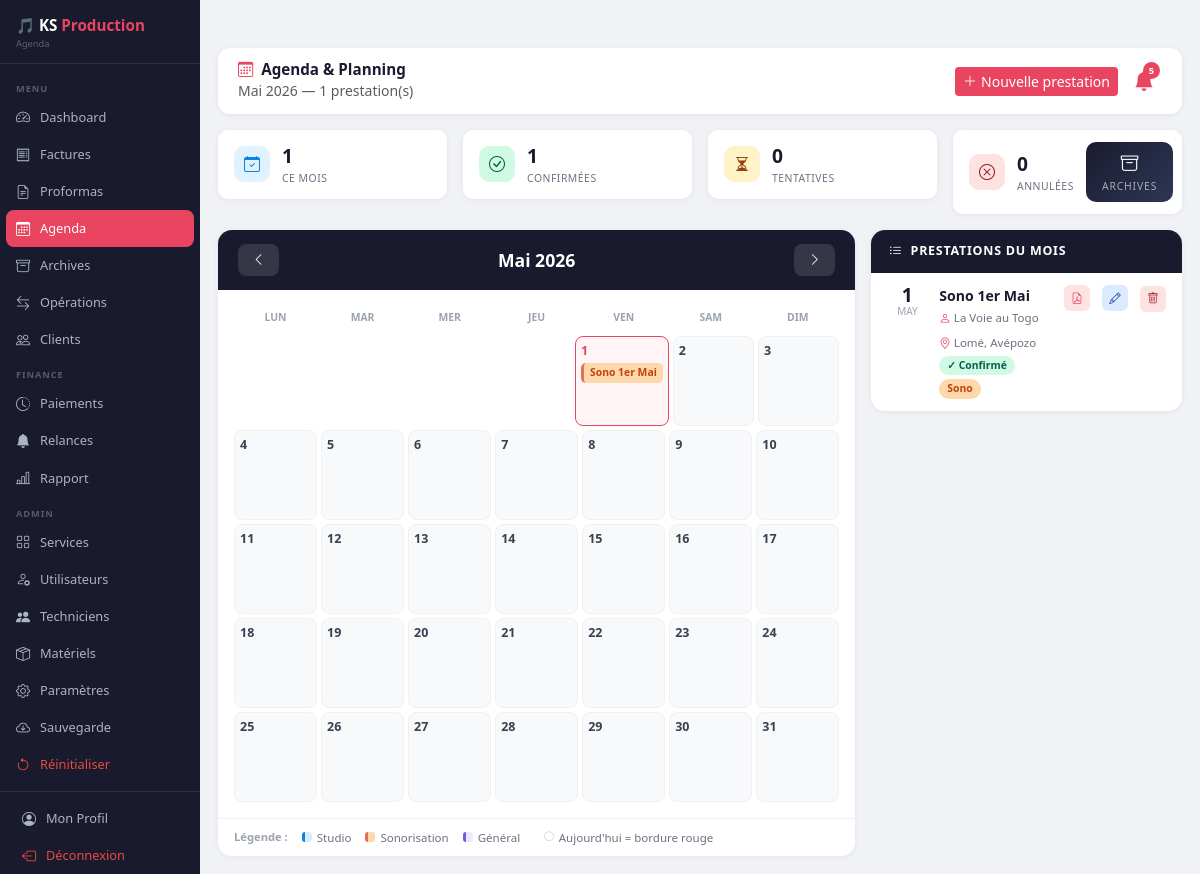
Before: /agenda (signed in) with the older database file.
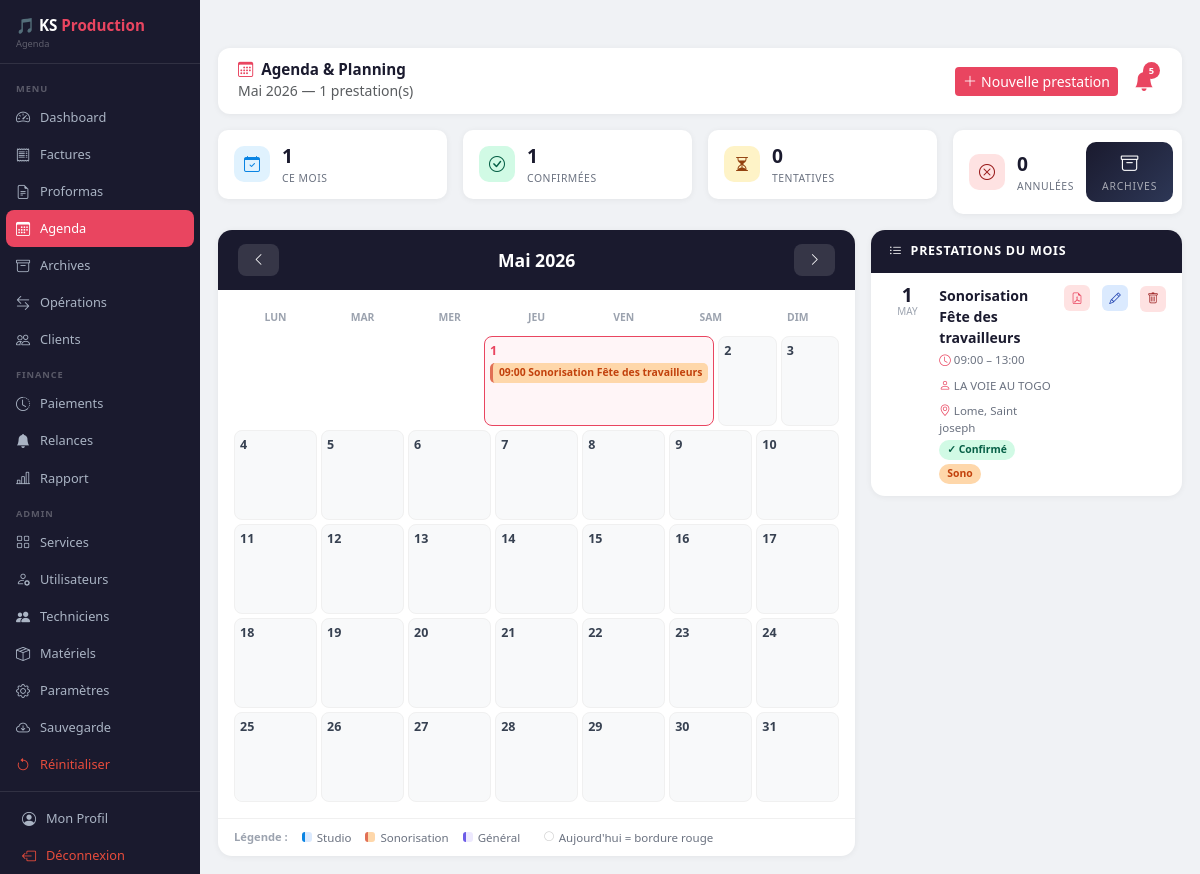
After: the same page with the newer database file.
### database.py (models this page shows)
class Evenement(db.Model):
    __tablename__ = 'evenement'
    id            = db.Column(db.Integer, primary_key=True)
    titre         = db.Column(db.String(200), nullable=False)
    date          = db.Column(db.Date, default=datetime.utcnow)
    heure_debut   = db.Column(db.String(10), nullable=True)
    heure_fin     = db.Column(db.String(10), nullable=True)
    nom_client    = db.Column(db.String(150), nullable=True)
    service       = db.Column(db.String(200), nullable=True)
    section       = db.Column(db.String(50),  nullable=True)
    lieu          = db.Column(db.String(200), nullable=True)
    notes         = db.Column(db.Text,        nullable=True)
    statut        = db.Column(db.String(30),  default='Confirmé')
    cree_par      = db.Column(db.String(80),  nullable=True)
    date_creation = db.Column(db.DateTime,    default=datetime.utcnow)
    facture_id    = db.Column(db.Integer, db.ForeignKey('factures.id'), nullable=True)
    facture       = db.relationship('Facture', foreign_keys=[facture_id], lazy=True)

### app.py (the view)
@app.route('/agenda')
def agenda():
    if 'username' not in session:
        return redirect(url_for('login'))
    mois  = int(request.args.get('mois',  datetime.now().month))
    annee = int(request.args.get('annee', datetime.now().year))
    if mois == 1:
        mois_prec, annee_prec = 12, annee - 1
    else:
        mois_prec, annee_prec = mois - 1, annee
    if mois == 12:
        mois_suiv, annee_suiv = 1, annee + 1
    else:
        mois_suiv, annee_suiv = mois + 1, annee
    from datetime import date as date_cls
    debut_mois = date_cls(annee, mois, 1)
    nb_jours   = calendar.monthrange(annee, mois)[1]
    fin_mois   = date_cls(annee, mois, nb_jours)
    evenements = Evenement.query.filter(
        Evenement.date >= debut_mois,
        Evenement.date <= fin_mois,
        Evenement.statut != 'Terminée'   # Les Terminées vont dans les Archives
    ).order_by(Evenement.date, Evenement.heure_debut).all()
    evts_par_jour = {}
    for ev in evenements:
        jour = ev.date.day
        if jour not in evts_par_jour:
            evts_par_jour[jour] = []
        evts_par_jour[jour].append(ev)
    cal = calendar.monthcalendar(annee, mois)
    nb_confirmes  = sum(1 for e in evenements if e.statut == 'Confirmé')
    nb_tentatives = sum(1 for e in evenements if e.statut == 'Tentative')
    nb_annules    = sum(1 for e in evenements if e.statut == 'Annulé')
    noms_mois = ['', 'Janvier', 'Février', 'Mars', 'Avril', 'Mai', 'Juin',
                 'Juillet', 'Août', 'Septembre', 'Octobre', 'Novembre', 'Décembre']
    return render_template('agenda.html',
        username      = session['username'],
        role          = session['role'],
        mois          = mois,
        annee         = annee,
        nom_mois      = noms_mois[mois],
        cal           = cal,
        evts_par_jour = evts_par_jour,
        evenements    = evenements,
        mois_prec     = mois_prec,
        annee_prec    = annee_prec,
        mois_suiv     = mois_suiv,
        annee_suiv    = annee_suiv,
        today_day     = datetime.now().day,
        today_month   = datetime.now().month,
        today_year    = datetime.now().year,
        clients       = Client.query.order_by(Client.nom).all(),
        services_list = Service.query.filter_by(actif=True).order_by(Service.section, Service.libelle).all(),
        nb_confirmes  = nb_confirmes,
        nb_tentatives = nb_tentatives,
        nb_annules    = nb_annules,
        nb_total      = len(evenements),
        factures_liables = Facture.query.order_by(Facture.date.desc()).all(),
    )

### templates/agenda.html (shortened to what the changed rows need)
<!DOCTYPE html>
<html lang="fr">
<head>
    <link href="https://cdn.jsdelivr.net/npm/bootstrap@5.3.0/dist/css/bootstrap.min.css" rel="stylesheet">
    <link href="https://cdn.jsdelivr.net/npm/bootstrap-icons@1.10.5/font/bootstrap-icons.css" rel="stylesheet">
</head>
<body>
<div class="main-content">
    <div class="row g-3">
        <div class="col-lg-8">
            <div class="cal-card">
                <div class="cal-grid">
                    <div class="cal-weeks">
                        {% for semaine in cal %}
                        <div class="cal-week">
                            {% for jour in semaine %}
                            {% if jour == 0 %}
                            <div class="cal-cell empty"></div>
                            {% else %}
                            <div class="cal-cell {% if jour == today_day and mois == today_month and annee == today_year %}today{% endif %}"
                                 onclick="ouvrirJour({{ jour }})">
                                <div class="cell-day">{{ jour }}</div>
                                {% if jour in evts_par_jour %}
                                    {% for ev in evts_par_jour[jour][:3] %}
                                    <span class="evt-chip evt-{{ ev.section|lower|replace(' ','') if ev.section else 'general' }} {% if ev.statut == 'Tentative' %}evt-tentative{% elif ev.statut == 'Annulé' %}evt-annule{% endif %}"
                                          onclick="event.stopPropagation(); voirDetail({{ ev.id }}, '{{ ev.titre|replace("'","\\'")|e }}', '{{ ev.date.strftime('%d/%m/%Y') }}', '{{ ev.heure_debut or '' }}', '{{ ev.heure_fin or '' }}', '{{ ev.nom_client or '' }}', '{{ ev.service or '' }}', '{{ ev.section or '' }}', '{{ ev.lieu or '' }}', '{{ ev.statut }}', '{{ ev.notes or '' }}', {{ ev.facture_id or 'null' }}, '{% if ev.facture_id and ev.facture %}{{ ev.facture.numero }}{% endif %}')">
                                        {% if ev.heure_debut %}{{ ev.heure_debut }} {% endif %}{{ ev.titre }}
                                    </span>
                                    {% endfor %}
                                {% endif %}
                            </div>
                            {% endif %}
                            {% endfor %}
                        </div>
                        {% endfor %}
                    </div>
                </div>
            </div>
        </div>
        <div class="col-lg-4">
            <div class="list-card">
                {% for ev in evenements %}
                <div class="evt-list-item"
                     onclick="voirDetail({{ ev.id }}, '{{ ev.titre|replace("'","\\'")|e }}', '{{ ev.date.strftime('%d/%m/%Y') }}', '{{ ev.heure_debut or '' }}', '{{ ev.heure_fin or '' }}', '{{ ev.nom_client or '' }}', '{{ ev.service or '' }}', '{{ ev.section or '' }}', '{{ ev.lieu or '' }}', '{{ ev.statut }}', '{{ ev.notes or '' }}', {{ ev.facture_id or 'null' }}, '{% if ev.facture_id and ev.facture %}{{ ev.facture.numero }}{% endif %}')">
                    <div class="evt-date-badge">
                        <div class="day">{{ ev.date.day }}</div>
                        <div class="mon">{{ ev.date.strftime('%b') }}</div>
                    </div>
                    <div class="evt-info">
                        <div class="evt-titre-list">{{ ev.titre }}</div>
                        <div class="evt-meta">
                            {% if ev.heure_debut %}<span><i class="bi bi-clock"></i> {{ ev.heure_debut }}{% if ev.heure_fin %} – {{ ev.heure_fin }}{% endif %}</span>{% endif %}
                            {% if ev.nom_client %}<span><i class="bi bi-person"></i> {{ ev.nom_client }}</span>{% endif %}
                            {% if ev.lieu %}<span><i class="bi bi-geo-alt"></i> {{ ev.lieu }}</span>{% endif %}
                        </div>
                        <div class="mt-1" style="display:flex; gap:4px; flex-wrap:wrap;">
                            {% if ev.statut == 'Confirmé' %}<span class="badge-statut-c">✓ Confirmé</span>
                            {% elif ev.statut == 'Tentative' %}<span class="badge-statut-t">⏳ Tentative</span>
                            {% elif ev.statut == 'Terminée' %}<span class="badge-statut-done">📦 Terminée</span>
                            {% else %}<span class="badge-statut-a">✗ Annulé</span>{% endif %}
                            {% if ev.section == 'Studio' %}<span class="badge-sec-s">Studio</span>
                            {% elif ev.section == 'Sonorisation' %}<span class="badge-sec-o">Sono</span>
                            {% elif ev.section %}<span class="badge-sec-g">{{ ev.section }}</span>{% endif %}
                        </div>
                    </div>
                    {% if role != 'Lecture seule' %}
                    <a onclick="ouvrirFichePDF({{ ev.id }})" href="#"
                       style="background:#fee2e2; border:none; color:#e94560; border-radius:6px; width:26px; height:26px; display:inline-flex; align-items:center; justify-content:center; text-decoration:none; font-size:.72rem;"
                       title="Fiche PDF">
                        <i class="bi bi-file-earmark-pdf"></i>
                    </a>
                    <button onclick="event.stopPropagation(); ouvrirModifierDirect('{{ ev.id }}', '{{ ev.titre|replace("'", "\'") }}', '{{ ev.date.strftime("%Y-%m-%d") }}', '{{ ev.heure_debut or "" }}', '{{ ev.heure_fin or "" }}', '{{ (ev.nom_client or "")|replace("'", "\'") }}', '{{ ev.section or "" }}', '{{ (ev.lieu or "")|replace("'", "\'") }}', '{{ ev.statut }}', '{{ (ev.notes or "")|replace("'", "\'") }}', {{ ev.facture_id or "null" }})"
                            style="background:#dbeafe; border:none; color:#1e40af; border-radius:6px; width:26px; height:26px; font-size:.72rem; cursor:pointer;"
                            title="Modifier">
                        <i class="bi bi-pencil"></i>
                    </button>
                    <form method="POST" action="/agenda/supprimer/{{ ev.id }}"
                          onsubmit="event.stopPropagation(); return confirm('Supprimer cet événement ?')">
                        <button type="submit" onclick="event.stopPropagation();"
                                style="background:#fee2e2; border:none; color:#991b1b; border-radius:6px; width:26px; height:26px; font-size:.72rem; cursor:pointer;">
                            <i class="bi bi-trash"></i>
                        </button>
                    </form>
                    {% endif %}
                </div>
                {% else %}
                <div style="text-align:center; padding:30px; color:#aaa;">
                    <i class="bi bi-calendar-x" style="font-size:2rem; display:block; margin-bottom:8px;"></i>
                    Aucune prestation ce mois
                </div>
                {% endfor %}
            </div>
        </div>
    </div>
</div>
</body>
</html>

Changed rows visible on the page:
removed Evenement: titre "Sono 1er Mai", date.day "1", date "MAY", nom_client "La Voie au Togo", lieu "Lomé, Avépozo", statut "✓ Confirmé", section "Sono"
added Evenement: heure_debut "09:00", titre "Sonorisation Fête des travailleurs", date.day "1", date "MAY", heure_fin "13:00", nom_client "LA VOIE AU TOGO", lieu "Lome, Saint joseph", statut "✓ Confirmé", section "Sono"
